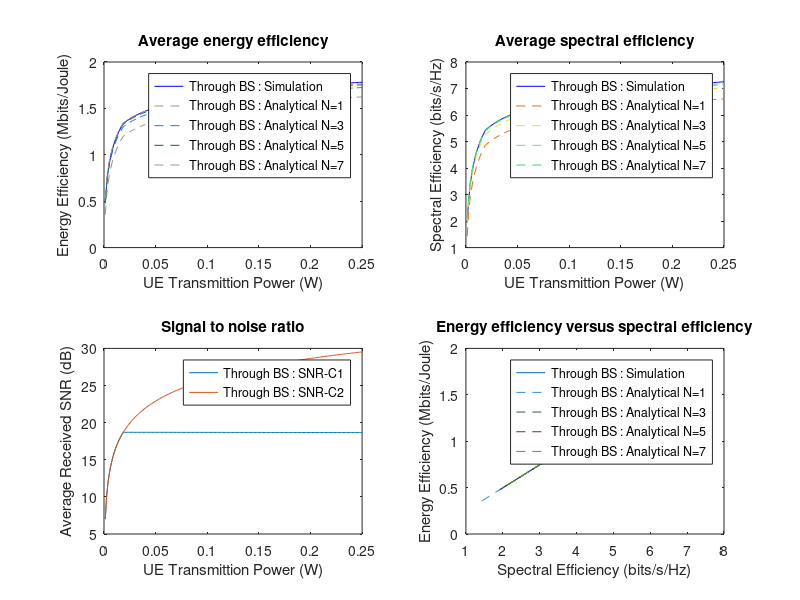

Here is the MATLAB script that generated this plot:
function main() 
    % Table 1
    % Main Simulation Parameters 
    % transmission Power of the BS 
    P_BS = 30;                              % W
    % circuit Power of the BS 
    P_c_BS = 10;                            % W
    % max Transmission Power UEs 
    P_max_D = 0.25;                        % W 
    % circuit Power of UEs
    P_c_D = 0.1;                            % W
    % channel bandwidth
    W = 1e7 ;                          % Hz 
    noiseFigure = 10^0.7;                    % dB
    % Thermal Noise Density 
    N0 =  10^(-20.4) ;                 %W/Hz = dBm/Hz
    %distance between UE1 and BS
    d1 = 0.1;    % km
    %distance between UE2 and BS
    d2 = 0.2;    % km
  
    alpha = 3.76;
    theta = 0.9;
    %path Loss for Mode B
%     P_L_B1 =  pathLossD2DLink(eta,distance); 
%     P_L_B2 = pathLossD2DLink(1-eta,distance);
%     SNR_coef = signalToNoiseRatioCoefficient();
      
        
%-----------------------------------simulation Mode A----------------------------
   %brake interval  of transmission power range (0,0.25] into m itnervals 
    m = 200;
    n = 100000;
    % generate 100000 samples
    % channel coefficient, exponentially distributed 
     f10 = - log(1 - rand(1,n))/2;
     f20 = - log(1 - rand(1,n))/2;
%      f10 = normrnd(0,1,1,n) + 1i * normrnd(0,1,1,n);
%      f10 = abs(sqrt(1/2) *f10).^2;
%      f20 = normrnd(0,1,1,n) + 1i * normrnd(0,1,1,n);
%      f20 = abs(sqrt(1/2) *f20).^2;

% build vectors of EE and SE for simulation and analytical cases
    for i = 1 : m  
        P = P_max_D * i / m;
        average_eeC_sim(i) = mean(energyEfficiencyModeC(f10, f20, P,d1,d2))/10^6;
        average_seC_sim(i) = mean(spectralEfficiencyModeC(f10, f20, P,d1,d2));
          for k = 1:4
              average_eeC_apr_N(k,i) = energyEfficiencyApproximateModeC(theta, P,k*2-1,d1,d2)/10^6;
              average_seC_apr_N(k,i) = spectralEfficiencyApproximateModeC(theta, P, k*2-1,d1,d2);
          end
        
     end
% ------------------------ Energy efficiency subplot-------------------------
  
    P = linspace( P_max_D/m, P_max_D, m);
    figure;subplot(2,2,1); 
    plot(P, average_eeC_sim,'b-');
    hold on;
    for k = 1:4
         plot(P, average_eeC_apr_N(k,:),'LineStyle','--','color',rand(1,3));
    end
    hold off;  
    legend('Through BS : Simulation','Through BS : Analytical N=1','Through BS : Analytical N=3','Through BS : Analytical N=5','Through BS : Analytical N=7');
    xlabel('UE Transmittion Power (W)');
%     axis([0 0.25 180 360]);
    ylabel('Energy Efficiency (Mbits/Joule)');
    title('Average energy efficiency') 

% ------------------------ Spectral efficiency subplot-------------------------
   
     subplot(2,2,2);
     plot(P, average_seC_sim,'b-');
     hold on;
     for k = 1:4
         plot(P, average_seC_apr_N(k,:),'LineStyle','--','color',rand(1,3));
     end    
     hold off;
     legend('Through BS : Simulation','Through BS : Analytical N=1','Through BS : Analytical N=3','Through BS : Analytical N=5','Through BS : Analytical N=7');
     xlabel('UE Transmittion Power (W)');
     ylabel('Spectral Efficiency (bits/s/Hz)');
     title('Average spectral efficiency');

% ------------------------ Average SNR subplot-------------------------

    subplot(2,2,3);
    plot(P,  pow2db( signalToNoiseRatioModeC1(theta, P, d1,d2)) ,P,   pow2db( signalToNoiseRatioModeC2(theta,P,d1,d2))) ;
    legend('Through BS : SNR-C1','Through BS : SNR-C2');
    xlabel('UE Transmittion Power (W)');
    ylabel('Average Received SNR (dB)');
    title('Signal to noise ratio');

% ------------------------ Energy efficiency vs Spectral efficiency subplot-------------------------

    subplot(2,2,4);
    plot(average_seC_sim, average_eeC_sim,'-');
    hold on;
    for k = 1:4
         plot(average_seC_apr_N(k,:), average_eeC_apr_N(k,:),'LineStyle','--','color',rand(1,3));
    end    
    hold off;
    legend('Through BS : Simulation','Through BS : Analytical N=1','Through BS : Analytical N=3','Through BS : Analytical N=5','Through BS : Analytical N=7');
    xlabel('Spectral Efficiency (bits/s/Hz)');
    ylabel('Energy Efficiency (Mbits/Joule)');
    title('Energy efficiency versus spectral efficiency');
    
   
% ---------------------------FUNCTIONS----------------------------------------    

    % SNR at UE1 
    function snrC1 = signalToNoiseRatioModeC1(theta, P_D1,d1,d2)
         v_C1 =  (d2/d1)^alpha .* (P_BS + P_D1) ./ P_D2(P_D1,d1,d2);
         snrC1 = theta * mu_C(d1) ./ (1 + v_C1);
    end

    % SNR at UE2 
    function snrC2 = signalToNoiseRatioModeC2(theta, P_D1,d1,d2)
         v_C2 =  (d1/d2)^alpha .* (P_BS + P_D2(P_D1,d1,d2)) ./ P_D1;
         snrC2 = theta * mu_C(d2) ./ (1 + v_C2);

    end
    % return the path loss for Cellular  link regarding to the distance d. 
    function pathLoss = pathLossCellularLink(d)   
         pathLoss =10^12.81 * d^3.76 * noiseFigure; 
    end
    %     returns the mu_C value regarding to the distance d
    function mu = mu_C(d) 
        P_L_C =  pathLossCellularLink(d) ; 
        mu = P_BS /( W * N0 * P_L_C);
    end
    %   transmission power at the UE2. 
    function pd2 = P_D2(P_D1, d1,d2)
        pd2 = P_D1 .* (d2/d1)^alpha;
        pd2 = min(P_max_D, pd2); 
    end

    %transmission rate at UE1 (simulation)
    function rC1 = transmissionRateC1(f10,f20, P_D1, d1,d2)
        v_C1 =  (d2/d1)^alpha * (P_BS + P_D1) ./ P_D2(P_D1,d1,d2);
        rC1 = W / 2 * log2 ( 1 + mu_C(d1) * f10 .* f20 / (v_C1*f10 + f20));
    end

    %transmission rate at UE2 (simulation)
    function rC2 = transmissionRateC2(f10,f20, P_D1, d1,d2)
        v_C2 =  (d1/d2)^alpha * (P_BS + P_D2(P_D1,d1,d2)) ./ P_D1;
        rC2 = W / 2 * log2 ( 1 + mu_C(d2) .* f10 .*f20 / (v_C2*f10 + f20));
        
     end
    
    % returns vector of n elements of EE for each f10, f20 with given
    % transmission power P_D_1
    function eeC = energyEfficiencyModeC(f10, f20, P_D1,d1,d2)
        P_total_C =  P_BS + P_D1 + P_D2(P_D1,d1,d2) + P_c_BS + 2 * P_c_D; 
        eeC = (transmissionRateC1(f10,f20, P_D1, d1,d2) + (transmissionRateC2(f10,f20, P_D1, d1,d2)))/ P_total_C;
          
    end
     % returns vector of n elements of SE for each f10, f20 with given transmission power P_D1 
    function seC = spectralEfficiencyModeC(f10, f20, P_D1, d1,d2)
        seC = (transmissionRateC1(f10,f20, P_D1, d1,d2) +  transmissionRateC2(f10,f20, P_D1, d1,d2)) / W; 
    end

    %returns approximate value of  SE for given theta, UE1 transmission power  P_D1, dstance  d1(d2) from UE1(UE2) to BS,  and
    %number of Taylor series members N used in approximation
    function seC = spectralEfficiencyApproximateModeC( theta, P_D1, N, d1,d2)
        SNR_C1  = signalToNoiseRatioModeC1(theta, P_D1, d1,d2);
        TN_C1 = T_N(equation_solver(N),N) - T_N(1/SNR_C1,N);
        SNR_C2  = signalToNoiseRatioModeC2(theta, P_D1, d1,d2);
        TN_C2 = T_N(equation_solver(N),N) - T_N(1/SNR_C2,N);
        seC =  (exp(1/SNR_C1) * TN_C1 + exp(1/SNR_C2) * TN_C2 )/ ( 2 * log(2));
    end

    %returns approximate value of  EE for given theta, UE1 transmission power  P_D1, dstance  d1(d2) from UE1(UE2) to BS,  and
    %number of Taylor series members N used in approximation
    function eeC = energyEfficiencyApproximateModeC(theta, P_D1, N, d1,d2)
        P_total_C =  P_BS + P_D1 + P_D2(P_D1,d1,d2) + P_c_BS + 2 * P_c_D;
        SNR_C1  = signalToNoiseRatioModeC1(theta, P_D1, d1,d2);
        TN_C1 = T_N(equation_solver(N),N) - T_N(1/SNR_C1,N);
        SNR_C2  = signalToNoiseRatioModeC2(theta, P_D1, d1,d2);
        TN_C2 = T_N(equation_solver(N),N) - T_N(1/SNR_C2,N);
        eeC =  W * (exp(1/SNR_C1) * TN_C1 + exp(1/SNR_C2) * TN_C2 )/ ( 2 * log(2) * P_total_C);
    end

    %  equation_solver(1)
    % finds the real root of the equation sum(first N members of Taylor series) = 0.
    function root = equation_solver(N)
        eq = [];
            for n = 0:N
              eq(n+1) = (-1)^(N-n) / factorial(N-n);
            end
        eq = roots(eq);
        root = eq(real(eq)>0&imag(eq)==0);
    end

    % finds the value of function T_N(t) in the point t.
    function TN = T_N(t,N)
        value = 0;
        for n = 1:N
           value = value + power(-1,n) * t^n / (n * factorial(n)); 
        end
        TN = value + log(t);
    end

    % n factorial, for integer n
    function fact = factorial(n)
        if ( n == 0 ) 
            fact = 1;
        else
            fact = prod(1:n);
        end
    end

  
end
